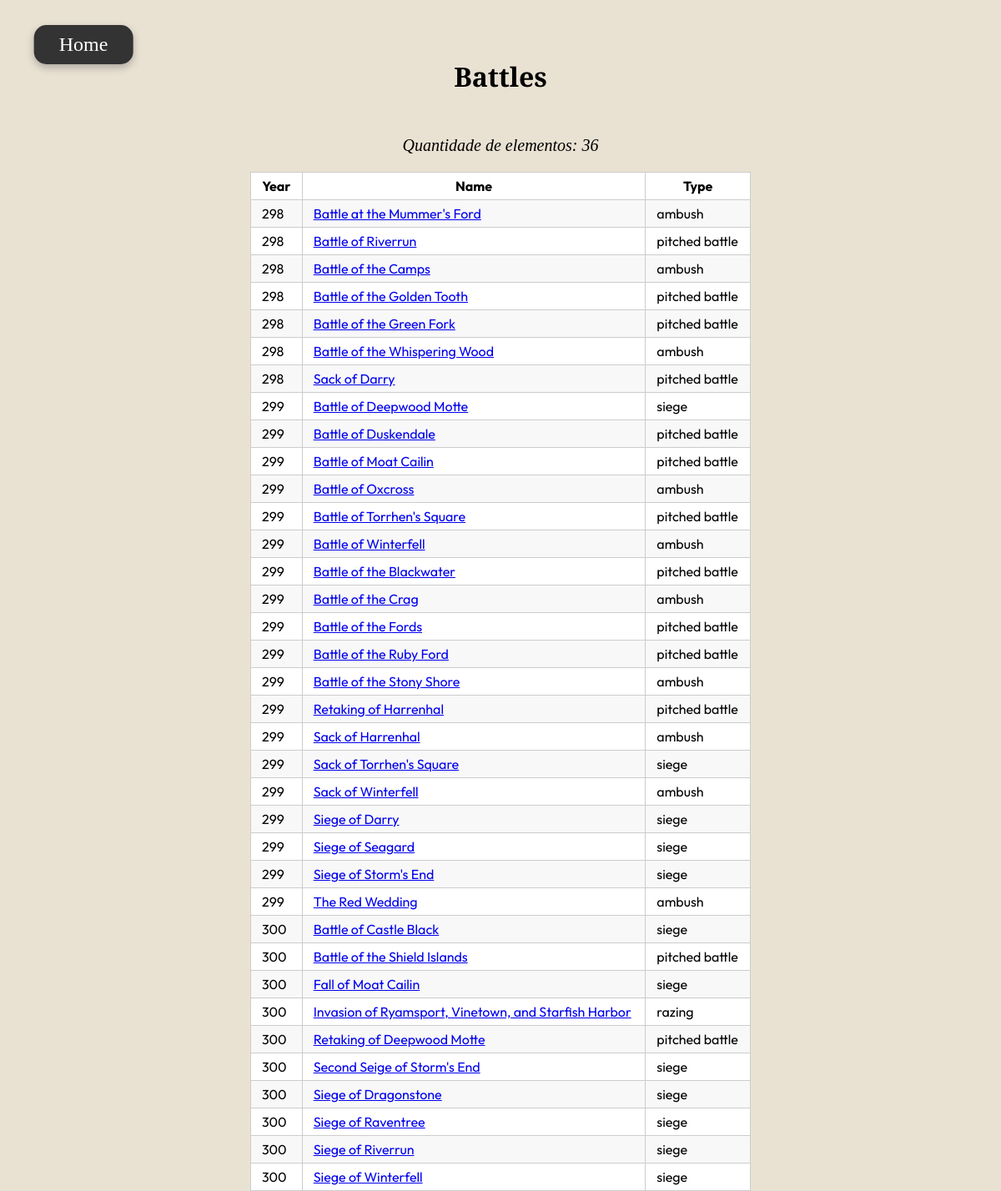
The app's page /battles with its own data.
### tables this page shows
CREATE TABLE Battles (Battle_ID INTEGER PRIMARY KEY, Battle_Name TEXT, Year INTEGER, is_attacker_winner INTEGER, battle_type TEXT, major_death INTEGER, major_capture INTEGER, attacker_size REAL, defender_size REAL, region_id INTEGER REFERENCES Regions (Region_ID), AttackerKing_ID INTEGER REFERENCES Characters (Character_ID), DefenderKing_ID REAL REFERENCES Characters (Character_ID));

### app.py (the view)
@APP.route('/battles')
def battles():
    battles = db.execute(
        '''
        SELECT battle_name, battle_ID, battle_type, year
        FROM battles
        ORDER BY year, battle_name
        ''').fetchall()
    qtd = db.execute(
        '''
        SELECT count(battle_id) AS qtd
        FROM battles;
        '''
        ).fetchone()
    return render_template('battles.html', battles=battles, qtd=qtd)

### db.py (called while the page is built)
def execute(sql,args=None):
  global DB
  sql = re.sub('\s+',' ', sql)
  logging.info('SQL: {} Args: {}'.format(sql,args))
  return DB['cursor'].execute(sql, args) \
      if args != None else DB['cursor'].execute(sql)

### templates/battles.html (shortened to what this page needs)
<!DOCTYPE html>
<html lang="pt-BR">
<head>
    <link rel="stylesheet" href="../static/css/lists.css"/>
</head>
<body>
    <button onclick="window.location.href='/'" class="btn-home">
        Home
    </button>
    <center><h1>Battles</h1>
    <p><i>Quantidade de elementos: {{qtd.qtd}}</i></p>
</center>
    <table>
      <tr>
        <th>
            <b>Year</b>
          </th>
        <th>
          <b>Name</b>
        </th>
        <th>
          <b>Type</b>
        </th>
      </tr>
      {% for b in battles %}
      <tr>
        <td>
            {{ b.year }}
          </td>
        <td>
          <a href="/battles/{{ b.battle_id }}">{{ b.battle_name }}</a>
        </td>
        <td>
          {{ b.battle_type }}
        </td>
      </tr>
      {% endfor %}
    </table>
</body>
</html>

### static/css/lists.css (style rules this page uses)
body { margin: 0; height: 100%; background-size:cover; background-color: rgba(231, 223, 207, 0.9); background-position: center; background-attachment: fixed; color: #000; justify-content: center; align-items: center; }
h1 { font-family: "Cinzel Decorative"; font-weight: bold; margin-top: 40px; justify-items: center; align-items: center; width: 50% !important; margin: 0 auto; margin-top: 70px; margin-bottom: 50px; }
p { font-size: 20px; }
table { align-items: center; width: 50% !important; margin: auto; font-family: "Outfit"; justify-content: center; padding: 0;border-collapse: collapse; }
table tr { border-top: 1px solid #cccccc; background-color: white; margin: 0; padding: 0; }
table tr:nth-child(2n) { background-color: #f8f8f8; }
table tr th { font-weight: bold; border: 1px solid #cccccc; margin: 0; padding: 6px 13px; }
table tr td { border: 1px solid #cccccc; margin: 0; padding: 6px 13px; }
table tr th :first-child, table tr td :first-child { margin-top: 0; }
table tr th :last-child, table tr td :last-child { margin-bottom: 0; }
.btn-home { position: absolute; top: 30px; left: 100px; transform: translateX(-50%); padding: 10px 30px; font-size: 24px; font-family: "Cinzel Decorative"; border: none; background-color: #333; color: white; cursor: pointer; border-radius: 15px; transition: background-color 0.3s ease, transform 0.2s ease; box-shadow: 0 4px 10px rgba(86, 82, 82, 0.4); }

### records on screen
Battles: year "298", battle_name "Battle at the Mummer's Ford", battle_type "ambush"
Battles: year "298", battle_name "Battle of Riverrun", battle_type "pitched battle"
Battles: year "298", battle_name "Battle of the Camps", battle_type "ambush"
Battles: year "298", battle_name "Battle of the Golden Tooth", battle_type "pitched battle"
Battles: year "298", battle_name "Battle of the Green Fork", battle_type "pitched battle"
Battles: year "298", battle_name "Battle of the Whispering Wood", battle_type "ambush"
Battles: year "298", battle_name "Sack of Darry", battle_type "pitched battle"
Battles: year "299", battle_name "Battle of Deepwood Motte", battle_type "siege"
Battles: year "299", battle_name "Battle of Duskendale", battle_type "pitched battle"
Battles: year "299", battle_name "Battle of Moat Cailin", battle_type "pitched battle"
Battles: year "299", battle_name "Battle of Oxcross", battle_type "ambush"
Battles: year "299", battle_name "Battle of Torrhen's Square", battle_type "pitched battle"
Battles: year "299", battle_name "Battle of Winterfell", battle_type "ambush"
Battles: year "299", battle_name "Battle of the Blackwater", battle_type "pitched battle"
Battles: year "299", battle_name "Battle of the Crag", battle_type "ambush"
Battles: year "299", battle_name "Battle of the Fords", battle_type "pitched battle"
Battles: year "299", battle_name "Battle of the Ruby Ford", battle_type "pitched battle"
Battles: year "299", battle_name "Battle of the Stony Shore", battle_type "ambush"
Battles: year "299", battle_name "Retaking of Harrenhal", battle_type "pitched battle"
Battles: year "299", battle_name "Sack of Harrenhal", battle_type "ambush"
Battles: year "299", battle_name "Sack of Torrhen's Square", battle_type "siege"
Battles: year "299", battle_name "Sack of Winterfell", battle_type "ambush"
Battles: year "299", battle_name "Siege of Darry", battle_type "siege"
Battles: year "299", battle_name "Siege of Seagard", battle_type "siege"
Battles: year "299", battle_name "Siege of Storm's End", battle_type "siege"
Battles: year "299", battle_name "The Red Wedding", battle_type "ambush"
Battles: year "300", battle_name "Battle of Castle Black", battle_type "siege"
Battles: year "300", battle_name "Battle of the Shield Islands", battle_type "pitched battle"
Battles: year "300", battle_name "Fall of Moat Cailin", battle_type "siege"
Battles: year "300", battle_name "Invasion of Ryamsport, Vinetown, and Starfish Harbor", battle_type "razing"
Battles: year "300", battle_name "Retaking of Deepwood Motte", battle_type "pitched battle"
Battles: year "300", battle_name "Second Seige of Storm's End", battle_type "siege"
Battles: year "300", battle_name "Siege of Dragonstone", battle_type "siege"
Battles: year "300", battle_name "Siege of Raventree", battle_type "siege"
Battles: year "300", battle_name "Siege of Riverrun", battle_type "siege"
Battles: year "300", battle_name "Siege of Winterfell", battle_type "siege"

### other values on screen
{{ qtd.qtd }} "36"
